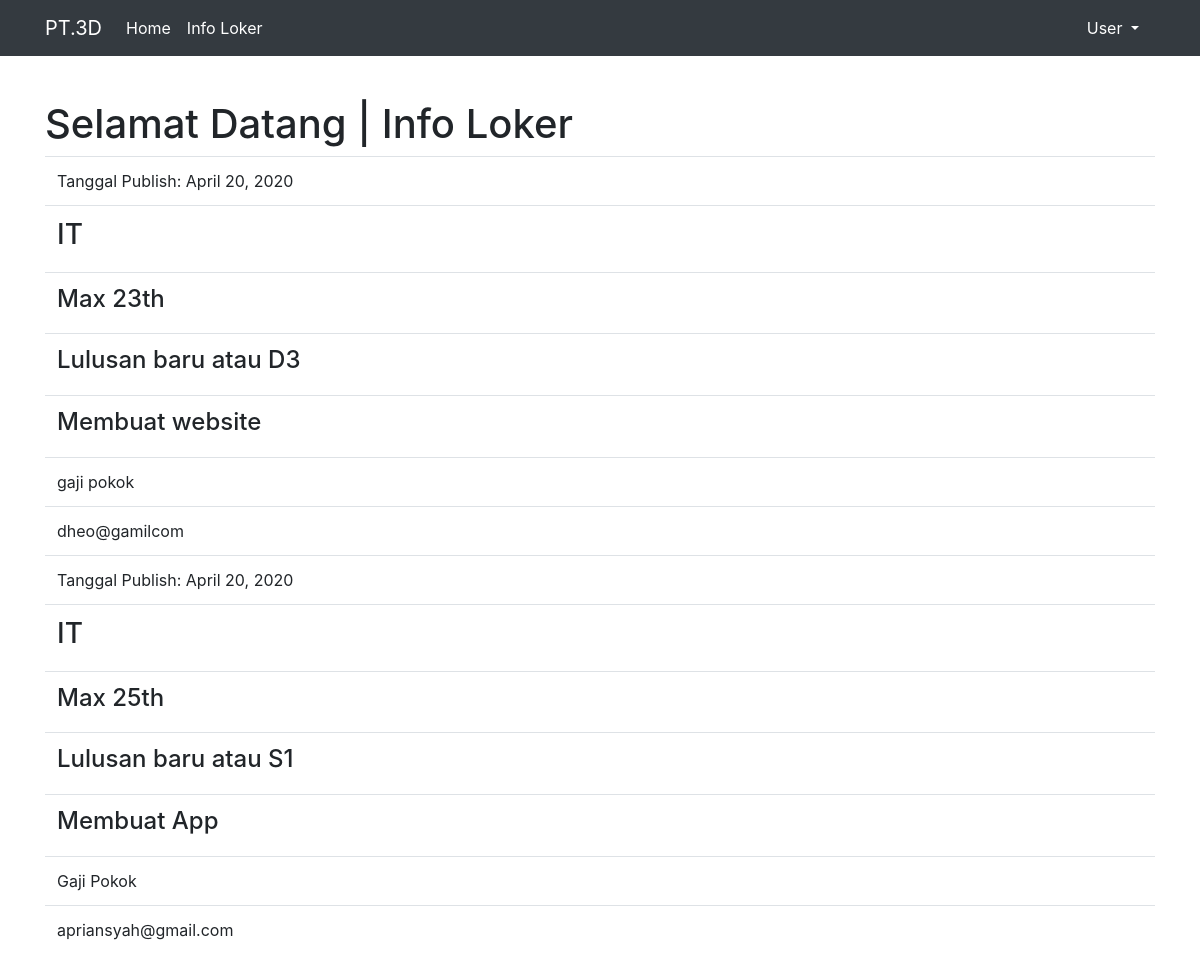
The app's page /info/ with its own data.
### user/models.py (models this page shows, shortened)
class InfoModel(models.Model): # untuk info loker (admin)
    posisi      = models.CharField(max_length=50)
    syarat1     = models.CharField(max_length=100)
    syarat2     = models.CharField(max_length=100)
    syarat3     = models.CharField(max_length=100)
    syarat4     = models.CharField(max_length=100)
    deskripsi   = models.TextField()
    benefit     = models.TextField()
    kontak      = models.TextField()
    publish     = models.DateTimeField(auto_now_add=True)
    slug        = models.SlugField(blank=True, editable=False)

### admin/views.py (the view)
# urls.py: path('info/',InfoLoker.as_view(), name='info'),
class InfoLoker(ListView):
    model = InfoModel
    template_name = 'info_loker.html'
    context_object_name = 'info'

### templates/info_loker.html (shortened to what this page needs)
{% extends 'base.html' %}
{% block content %}
    <h1>Selamat Datang | Info Loker</h1>
        <table class="table">
            {% for info_loker in info %}
            <tr>
                <td>Tanggal Publish: {{info_loker.publish|date}}</td>
            </tr>
            <tr>
                <td><h3>{{info_loker.posisi}}</h3></td>
            </tr>
            <tr>
                <td><h4>{{info_loker.syarat1}}</h4></td>
            </tr>
            <tr>
                <td><h4>{{info_loker.syarat2}}</h4></td>
            </tr>
            <tr>
                <td><h4>{{info_loker.deskripsi}}</h4></td>
            </tr>
            <tr>
                <td>{{info_loker.benefit}}</td>
            </tr>
            <tr>
                <td>{{info_loker.kontak}}</td>
            </tr>
            {% endfor %}
        </table>
{% endblock content %}

### templates/base.html (shortened to what this page needs)
{% load static %}
<!DOCTYPE html>
<html lang="en">
<head>
    {% include 'snippets/style.html' %}
</head>
<body>
    {% include 'snippets/navbar.html' %}
    <div class="container" style="margin-top:100px">
        {% block content %}
        {% endblock content %}
    </div>
</body>
</html>

### templates/snippets/style.html
{% load static %}
<link rel="stylesheet" href="{% static 'vendor/bootstrap/css/bootstrap.css' %}">

### templates/snippets/navbar.html (shortened to what this page needs)
<nav class="navbar fixed-top navbar-expand-lg navbar-dark bg-dark">
    <div class="container">
        <a class="navbar-brand" href="{% url 'about' %}">PT.3D</a>
        <div class="collapse navbar-collapse" id="navbarNavDropdown">
        <ul class="navbar-nav">
            <li class="nav-item">
            <a class="nav-link text-white" href="{% url 'index' %}">Home</a>
            </li>
            <li class="nav-item">
            <a class="nav-link text-white" href="{% url 'info' %}">Info Loker</a>
            </li>
        </ul>
            <div class="nav-item dropdown ml-auto">
                <a class="nav-link dropdown-toggle text-white" href="#" id="navbarDropdownMenuLink" role="button" data-toggle="dropdown" aria-haspopup="true" aria-expanded="false">
                    User
                </a>
            </div>
        </div>
    </div>
</nav>

### templates/snippets/scripts.html (shortened to what this page needs)
{% load static %}

### records on screen
InfoModel: publish "April 20, 2020", posisi "IT", syarat1 "Max 23th", syarat2 "Lulusan baru atau D3", deskripsi "Membuat website", benefit "gaji pokok", kontak "dheo@gamilcom"
InfoModel: publish "April 20, 2020", posisi "IT", syarat1 "Max 25th", syarat2 "Lulusan baru atau S1", deskripsi "Membuat App", benefit "Gaji Pokok", kontak "apriansyah@gmail.com"
